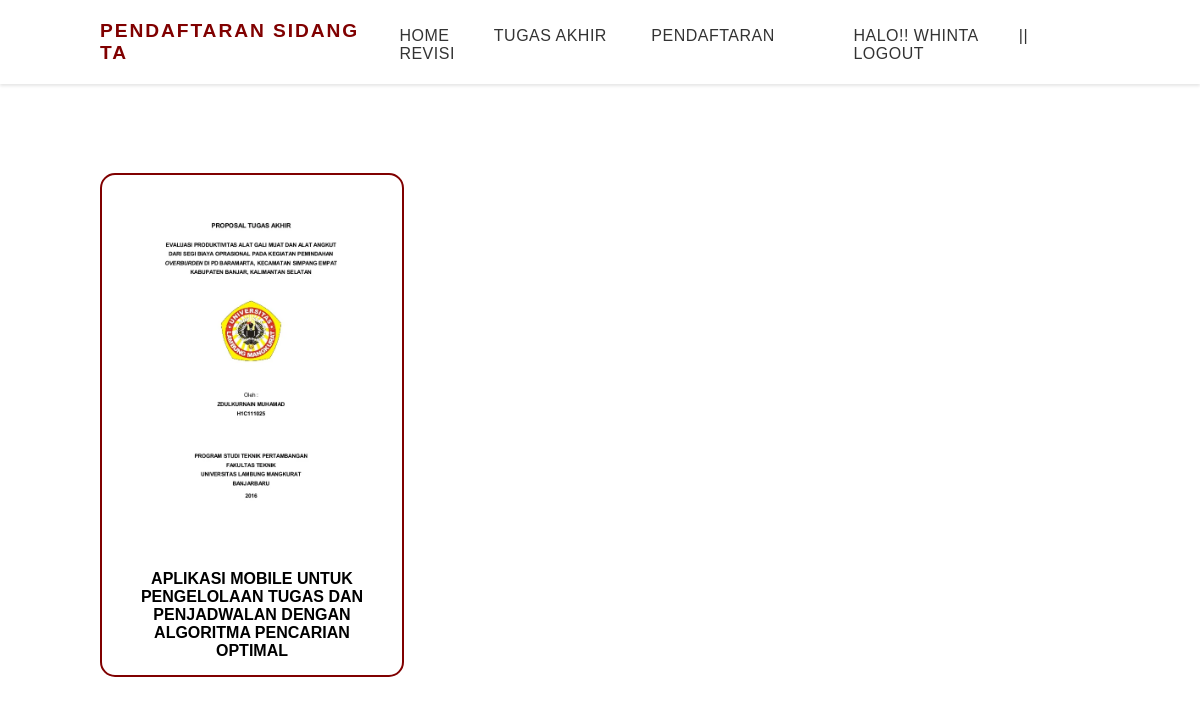
The page /user/tugasakhir.php (signed in) on the database its author committed.
### tables this page shows
CREATE TABLE `multiuser` (
  `nama` varchar(255) NOT NULL,
  `no_hp` varchar(255) NOT NULL,
  `nim` varchar(255) NOT NULL,
  `pass` varchar(255) NOT NULL,
  `status_form_pengajuan_sidangTA` varchar(255) NOT NULL,
  `status_form_administrasi` varchar(255) NOT NULL,
  `nilai_sidang` varchar(255) NOT NULL,
  `jadwal_sidang` varchar(255) NOT NULL,
  `hak_akses` varchar(255) NOT NULL
);

CREATE TABLE `tugas_akhir` (
  `id_tugasakhir` int(11) NOT NULL,
  `id_tema` int(11) NOT NULL,
  `judul_tugasakhir` varchar(255) NOT NULL,
  `tahun` varchar(255) NOT NULL,
  `abstrak` varchar(1000) NOT NULL,
  `cover` varchar(255) NOT NULL,
  `penulis` varchar(255) NOT NULL
);

### user/tugasakhir.php (the view, shortened to what this page needs)
<?php
include "../admin/connect.php";
$nim = $_SESSION['nim'];
$query = mysqli_query($koneksi, "SELECT id_tugasakhir, judul_tugasakhir, tahun, abstrak, tema, cover, penulis
FROM tugas_akhir a, tema b
WHERE a.id_tema=b.id_tema ORDER BY id_tugasakhir DESC");
?>
<head>
    <link rel="stylesheet" href="../index.css">
    <link rel="stylesheet" href="tugasakhir.css">
</head>
<body>
    <section>
        <header>
            <div class="logo">PENDAFTARAN SIDANG TA</div>
            <ul>
                <li><a href="../index.php">Home</a></li>
                <li><a href="tugasakhir.php">Tugas Akhir</a></li>
                <li><a href="pendaftaran.php">Pendaftaran</a></li>
                <li><a href="revisi.php">Revisi</a></li>
            </ul>
            <ul>
                <?php
                $query_nama = "SELECT `nama` FROM `multiuser` WHERE nim = '$nim';";
                $hasil_nama = mysqli_query($koneksi, $query_nama);
                if ($hasil_nama) {
                    $row_nama = mysqli_fetch_assoc($hasil_nama);
                    $nama = $row_nama['nama'];
                    echo "<li><a href='profil.php'>halo!! " . $nama . "</a></li>";
                    echo "<li><span>||</span></li>";
                    echo "<li><a href='../login multiuser/logout.php'>Logout</a></li>";
                } else {
                    echo "Error in query: " . mysqli_error($koneksi);
                }
                ?>
            </ul>
        </header>
        <div class="content" style="margin-top: 50px;">
            <main style="gap: 20px 35px;">
                <?php
                while ($k = mysqli_fetch_array($query)) {
                ?>
                    <div class="lagu" style="border: #800000 solid 2px;">
                        <div class="cover">
                            <a href="dtl_tugasakhir.php?id=<?php echo $k['id_tugasakhir']; ?>"><img src="../admin/cover/<?= $k['cover'] ?>" width="300px" class="cover-album"></a>
                        </div>
                        <div class="judul">
                            <h4 style="color: black; text-align:center;"><?= $k['judul_tugasakhir'] ?></h4>
                        </div>
                    </div>
                <?php
                }
                ?>
            </main>
        </div>
</body>
</body>

### index.css (style rules this page uses)
* { margin: 0; padding: 0; box-sizing: border-box; font-family: sans-serif; }
body { display: flex; justify-content: center; align-items: center; }
section { position: relative; width: 100%; min-height: 100vh; padding: 50px; display: flex; justify-content: space-between; align-items: center; background: #fff; }
header { position: absolute; top: 0; left: 0; width: 100%; padding: 20px 100px 20px 100px; display: flex; justify-content: space-between; align-items: center; box-shadow: 0 2px 3px rgba(0, 0, 0, .1); overflow: auto; }
header .logo { color: #800000; font-size: 1.2em; font-weight: 700; letter-spacing: 0.1em; }
header ul { margin-top: 5px; }
header ul li { list-style: none; display: inline-block; }
header ul li a { text-transform: uppercase; color: #333; font-weight: 400; margin-left: 40px; text-decoration: none; letter-spacing: 0.5px; }
header ul li span { text-transform: uppercase; color: #333; font-weight: 400; margin-left: 40px; text-decoration: none; letter-spacing: 0.5px; }
header ul li a::before { text-transform: uppercase; color: #333; font-weight: 400; margin-left: 40px; text-decoration: none; letter-spacing: 0.5px; }
header ul li a::after { text-transform: uppercase; color: #333; font-weight: 400; margin-left: 40px; text-decoration: solid; letter-spacing: 0.5px; }
.content { position: relative; max-width: 100%; display: flex; justify-content: space-between; align-items: center; margin-left: 50px; }

### user/tugasakhir.css (style rules this page uses)
body { --box-shadow-hover: rgba(0, 0, 0, 0.283) 0px 1px 2px, rgba(0, 0, 0, 0.283) 0px 2px 4px, rgba(0, 0, 0, 0.283) 0px 4px 8px, rgba(0, 0, 0, 0.283) 0px 8px 16px, rgba(0, 0, 0, 0.283) 0px 16px 32px, rgba(0, 0, 0, 0.283) 0px 32px 64px; }
main { display: grid; grid-template-columns: repeat(4, 1fr); }
.lagu { box-shadow: var(--box-shadow); width: fit-content; border-radius: 15px; transition: 0.3s; border: #800000 solid 5px; }
.cover-album { border-radius: 15px; padding: 15px; }
.judul { padding: 15px; position: relative; }

### rows shown on the page
multiuser: nama "WHINTA"
tugas_akhir: cover (picture), judul_tugasakhir "APLIKASI MOBILE UNTUK PENGELOLAAN TUGAS DAN PENJADWALAN DENGAN ALGORITMA PENCARIAN OPTIMAL"
